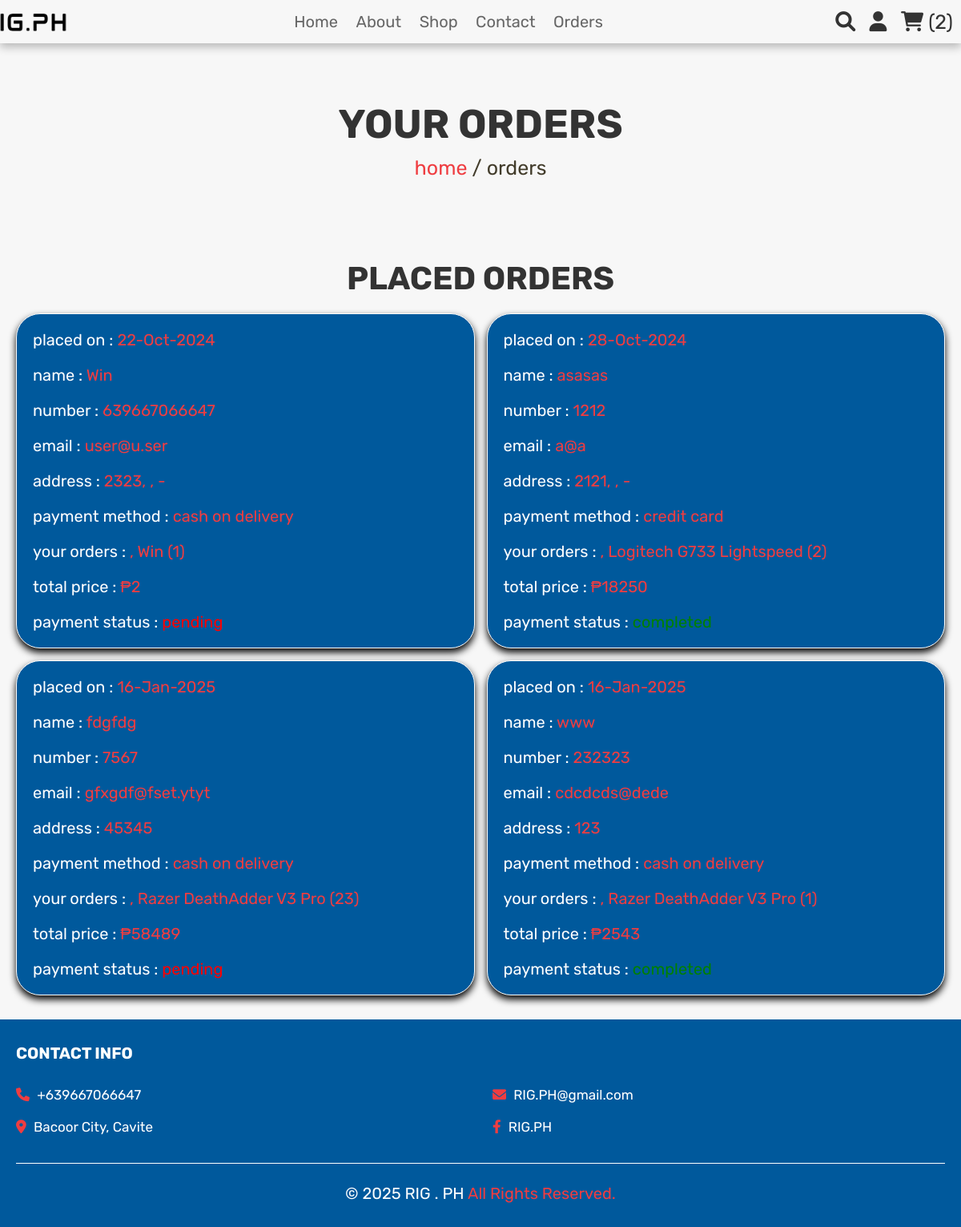
Page /orders.php (signed in) on the committed database.
### tables this page shows
CREATE TABLE `orders` (
  `id` int(100) NOT NULL,
  `user_id` int(100) NOT NULL,
  `name` varchar(100) NOT NULL,
  `number` varchar(12) NOT NULL,
  `email` varchar(100) NOT NULL,
  `method` varchar(50) NOT NULL,
  `address` varchar(500) NOT NULL,
  `total_products` varchar(1000) NOT NULL,
  `total_price` int(100) NOT NULL,
  `placed_on` varchar(50) NOT NULL,
  `payment_status` varchar(20) NOT NULL DEFAULT 'pending'
);

### orders.php (the view, shortened to what this page needs)
<?php
include 'config.php';
$user_id = $_SESSION['user_id'];
?>
<!DOCTYPE html>
<html lang="en">
<head>
   <link rel="stylesheet" href="https://cdnjs.cloudflare.com/ajax/libs/font-awesome/6.0.0/css/all.min.css">
   <link rel="stylesheet" href="css/styles.css">
</head>
<body>
<?php include 'header.php'; ?>
<div class="heading">
   <h3>your orders</h3>
   <p> <a href="home.php">home</a> / orders </p>
</div>
<section class="placed-orders">
   <h1 class="title">placed orders</h1>
   <div class="box-container">
      <?php
         $order_query = mysqli_query($conn, "SELECT * FROM `orders` WHERE user_id = '$user_id'") or die('query failed');
         if(mysqli_num_rows($order_query) > 0){
            while($fetch_orders = mysqli_fetch_assoc($order_query)){
      ?>
      <div class="box">
         <p> placed on : <span><?php echo $fetch_orders['placed_on']; ?></span> </p>
         <p> name : <span><?php echo $fetch_orders['name']; ?></span> </p>
         <p> number : <span><?php echo $fetch_orders['number']; ?></span> </p>
         <p> email : <span><?php echo $fetch_orders['email']; ?></span> </p>
         <p> address : <span><?php echo $fetch_orders['address']; ?></span> </p>
         <p> payment method : <span><?php echo $fetch_orders['method']; ?></span> </p>
         <p> your orders : <span><?php echo $fetch_orders['total_products']; ?></span> </p>
         <p> total price : <span>₱<?php echo $fetch_orders['total_price']; ?></span> </p>
         <p> payment status : <span style="color:<?php if($fetch_orders['payment_status'] == 'pending'){ echo 'red'; }else{ echo 'green'; } ?>;"><?php echo $fetch_orders['payment_status']; ?></span> </p>
         </div>
      <?php
       }
      }else{
         echo '<p class="empty">no orders placed yet!</p>';
      }
      ?>
   </div>
</section>
<?php include 'footer.php'; ?>
</body>
</html>

### css/styles.css (style rules this page uses)
:root { --red:#ef3d41; --orange:#f39c12; --white:#fff; --black:#333; --light-color:#666; --light-black:#423c2b; --light-bg:#141414; --third: #ffffff; --sub: #ffffff; --main: #00599c; --border:.1rem solid var(--white); --box-shadow:0 .5rem 1rem rgba(0,0,0, .25); --shadow-more:0 .5rem 1rem rgba(0,0,0, .4); --shadow-most:0 .5rem 1rem rgba(0,0,0, 2); --text-shadow: .1rem .1rem rgba(0,0,0, 2); }
* { font-family: 'Rubik', sans-serif; margin:0; padding:0; box-sizing: border-box; outline: none; border:none; text-decoration: none; transition:all .2s linear; }
body { background-color: #f7f7f7; }
html { font-size: 62.5%; overflow-x: hidden; }
section { padding:3rem 2rem; }
.title { text-align: center; margin-bottom: 2rem; text-transform: uppercase; color:var(--black); font-size: 4rem; }
.heading { min-height: 30vh; display: flex; flex-flow: column; align-items: center; justify-content: center; gap:1rem; background-size: cover; background-position: center; text-align: center; }
.heading h3 { font-size: 5rem; color:var(--black); text-transform: uppercase; }
.heading p { font-size: 2.5rem; color:var(--light-black); }
.heading p a { color:var(--red); }
section p, section ul { font-size: 1.6rem; color: var(--black); }
.placed-orders .box-container { max-width: 1200px; margin:0 auto; display:flex; flex-wrap: wrap; align-items: center; gap:1.5rem; }
.placed-orders .box-container .box { flex:1 1 40rem; border-radius: 3rem; padding:2rem; border:var(--border); background-color: var(--main); padding:1rem 2rem; box-shadow: var(--shadow-most); }
.placed-orders .box-container .box p { padding:1rem 0; font-size: 2rem; color:var(--sub); }
.placed-orders .box-container .box p span { color:var(--red); }

### rows in the picture
orders: placed_on "22-Oct-2024", name "Win", number "639667066647", email "user@u.ser", address "2323, , -", method "cash on delivery", total_products ", Win (1)", total_price "2"
orders: placed_on "28-Oct-2024", name "asasas", number "1212", email "a@a", address "2121, , -", method "credit card", total_products ", Logitech G733 Lightspeed (2)", total_price "18250"
orders: placed_on "16-Jan-2025", name "fdgfdg", number "7567", email "gfxgdf@fset.ytyt", address "45345", method "cash on delivery", total_products ", Razer DeathAdder V3 Pro (23)", total_price "58489"
orders: placed_on "16-Jan-2025", name "www", number "232323", email "cdcdcds@dede", address "123", method "cash on delivery", total_products ", Razer DeathAdder V3 Pro (1)", total_price "2543"

### other values in the picture
$cart_rows_number "2"
